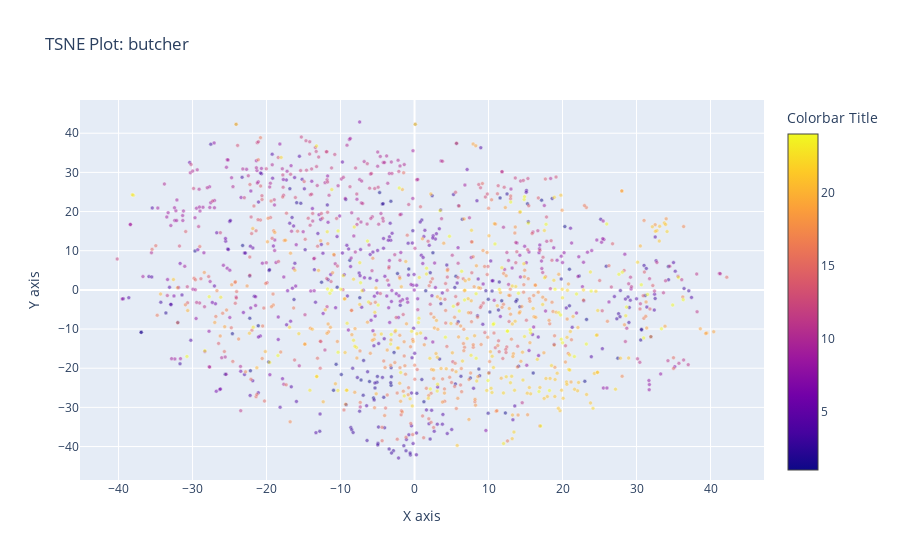
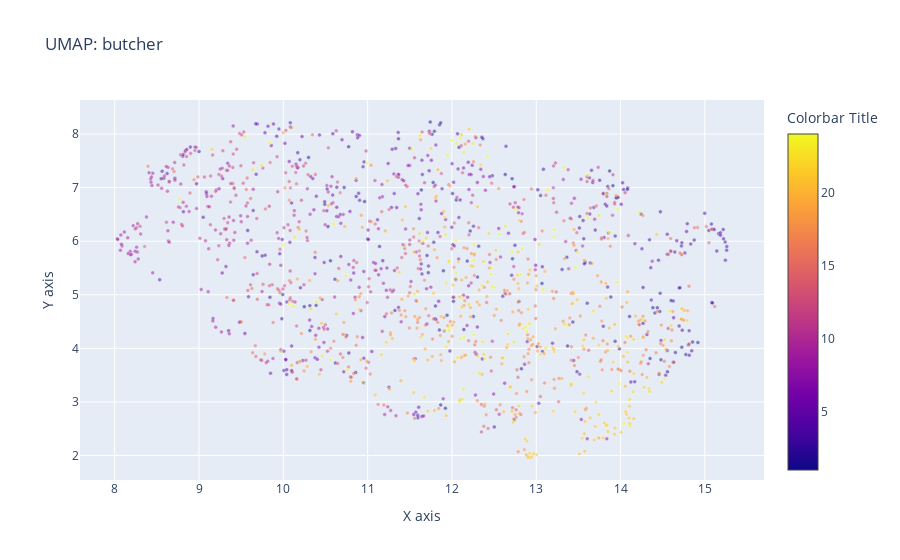

The notebook cell these images were saved under, in order:
### Code cell
title='butcher'

tsne_plot(df_processed[title],title=title)
umap_plot(df_processed[title],title=title)
dub_heat_matrix=heatmap_plot(df_processed[title],title=title)

### Figure 1 — Plotly figure (JSON) as saved in the notebook; plotly's stock layout.template omitted (floating-point values rounded to 4 significant figures; data arrays with more than 128 entries replaced by an {"elided": "..."} marker saying what was removed)
{"data": [{"hoverinfo": "text", "marker": {"color": {"elided": "1371 int values"}, "colorbar": {"title": {"text": "Colorbar Title"}}, "line": {"color": "white", "width": 0.5}, "opacity": 0.5, "size": 4}, "mode": "markers", "text": {"elided": "1371 int values"}, "type": "scatter", "x": {"elided": "1371 float values"}, "y": {"elided": "1371 float values"}}], "layout": {"autosize": true, "hovermode": "closest", "title": {"text": "TSNE Plot: butcher"}, "xaxis": {"autorange": true, "range": [-45.67, 47.69], "title": {"text": "X axis"}, "type": "linear"}, "yaxis": {"autorange": true, "range": [-49.53, 49.46], "title": {"text": "Y axis"}, "type": "linear"}}}

### Figure 2 — Plotly figure (JSON) as saved in the notebook; plotly's stock layout.template omitted (floating-point values rounded to 4 significant figures; data arrays with more than 128 entries replaced by an {"elided": "..."} marker saying what was removed)
{"data": [{"hoverinfo": "text", "marker": {"color": {"elided": "1371 int values"}, "colorbar": {"title": {"text": "Colorbar Title"}}, "line": {"color": "white", "width": 0.5}, "opacity": 0.5, "size": 4}, "mode": "markers", "text": {"elided": "1371 int values"}, "type": "scatter", "x": {"elided": "1371 float values"}, "y": {"elided": "1371 float values"}}], "layout": {"autosize": true, "hovermode": "closest", "title": {"text": "UMAP: butcher"}, "xaxis": {"autorange": true, "range": [7.548, 15.74], "title": {"text": "X axis"}, "type": "linear"}, "yaxis": {"autorange": true, "range": [1.47, 8.708], "title": {"text": "Y axis"}, "type": "linear"}}}
